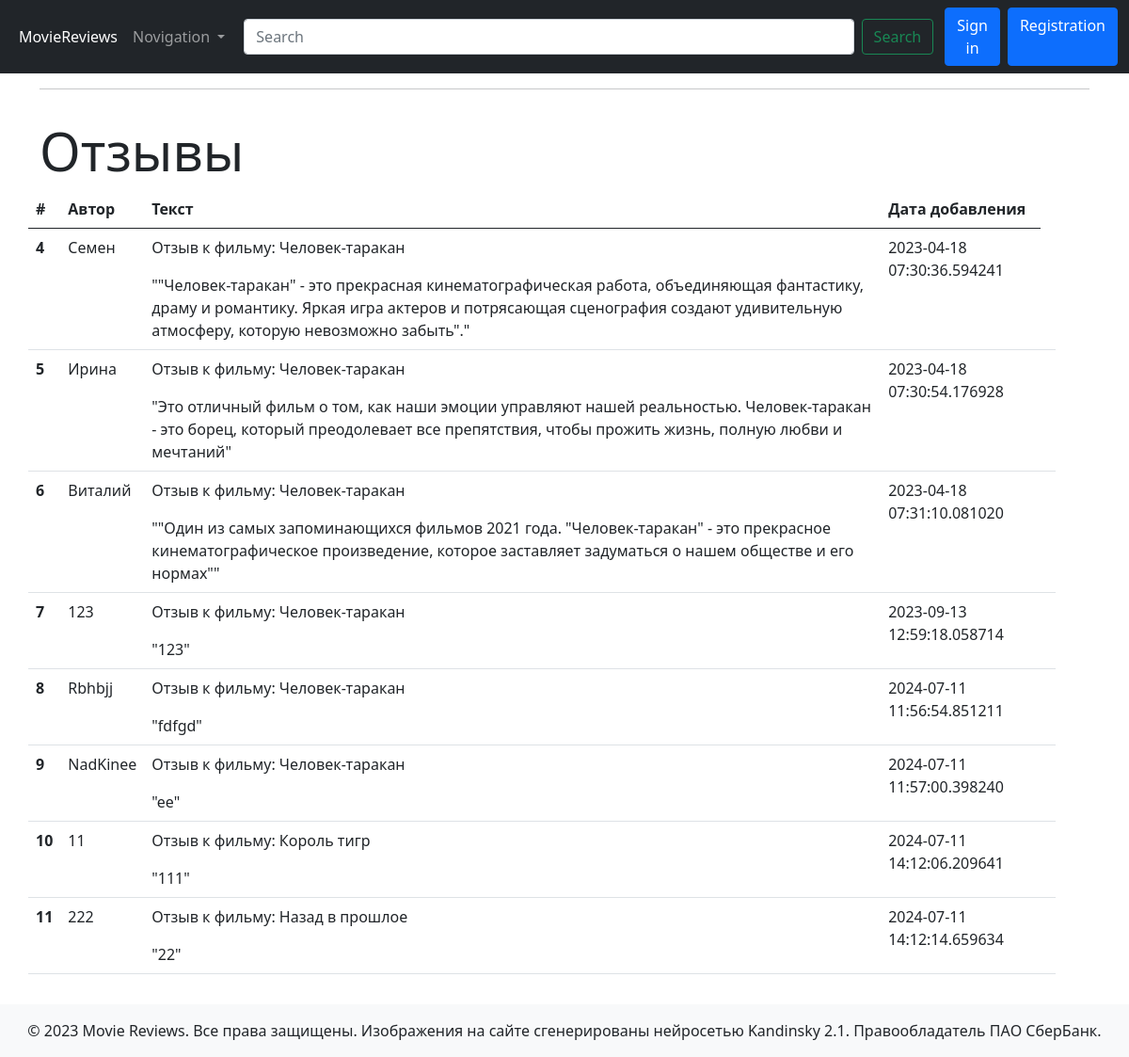
The app's page /reviews with its own data.
### models.py (models this page shows, shortened)
class Review(db.Model):
    id = db.Column(db.Integer, primary_key=True)
    name = db.Column(db.String(255), nullable=False)
    text = db.Column(db.Text, nullable=False)
    created_date = db.Column(db.DateTime, default=datetime.utcnow)
    score = db.Column(db.Integer, nullable=False)
    movie_id = db.Column(db.Integer, db.ForeignKey('movie.id', ondelete="CASCADE"))
    movie = db.relationship('Movie', back_populates='reviews')

class Movie(db.Model):
    id = db.Column(db.Integer, primary_key=True)
    title = db.Column(db.String(255), nullable=False)
    description = db.Column(db.Text, nullable=False)
    image = db.Column(db.String(255), nullable=False)
    reviews = db.relationship('Review', back_populates='movie')

### views.py (the view)
@app.route('/reviews', methods=['GET', 'POST'])
def reviews():
    review = Review.query.all()
    movie = Movie.query.all()
    return render_template('reviews.html',
                           review=review,
                           movie=movie)

### templates/reviews.html (shortened to what this page needs)
{% extends 'base.html' %}
{% block content %}
      <div class="row">
        <div class="row mb-3">
          <h1 class="mt-3 display-4">Отзывы</h1>
          <table class="table table-hover">
            <thead>
              <tr>
                <th scope="col">#</th>
                <th scope="col">Автор</th>
                <th scope="col">Текст</th>
                <th scope="col">Дата добавления</th>
              </tr>
            </thead>
            <tbody>
              {% for each_row in review %}
              <tr>
                <th scope="row">{{ each_row.id }}</th>
                <td>{{ each_row.name }}</td>
                <td>
                  <p>Отзыв к фильму: {{ each_row.movie.title }}</p>
                  &#34;{{ each_row.text }}&#34;
                </td>
                <td>
                  {{ each_row.created_date }}
                </td>
                <td>
                </td>
              </tr>
              {% endfor %}
            </tbody>
          </table>
        </div>
      </div>
{% endblock content %}

### records on screen
Review: id "4", name "Семен", movie "Человек-таракан", text "\"Человек-таракан\" - это прекрасная кинематографическая работа, объединяющая фантастику, драму и романтику. Яркая игра актеров и потрясающая сценография создают удивительную атмосферу, которую невозможно забыть\".", created_date "2023-04-18 07:30:36.594241"
Review: id "5", name "Ирина", movie "Человек-таракан", text "Это отличный фильм о том, как наши эмоции управляют нашей реальностью. Человек-таракан - это борец, который преодолевает все препятствия, чтобы прожить жизнь, полную любви и мечтаний", created_date "2023-04-18 07:30:54.176928"
Review: id "6", name "Виталий", movie "Человек-таракан", text "\"Один из самых запоминающихся фильмов 2021 года. \"Человек-таракан\" - это прекрасное кинематографическое произведение, которое заставляет задуматься о нашем обществе и его нормах\"", created_date "2023-04-18 07:31:10.081020"
Review: id "7", name "123", movie "Человек-таракан", text "123", created_date "2023-09-13 12:59:18.058714"
Review: id "8", name "Rbhbjj", movie "Человек-таракан", text "fdfgd", created_date "2024-07-11 11:56:54.851211"
Review: id "9", name "NadKinee", movie "Человек-таракан", text "ee", created_date "2024-07-11 11:57:00.398240"
Review: id "10", name "11", movie "Король тигр", text "111", created_date "2024-07-11 14:12:06.209641"
Review: id "11", name "222", movie "Назад в прошлое", text "22", created_date "2024-07-11 14:12:14.659634"
